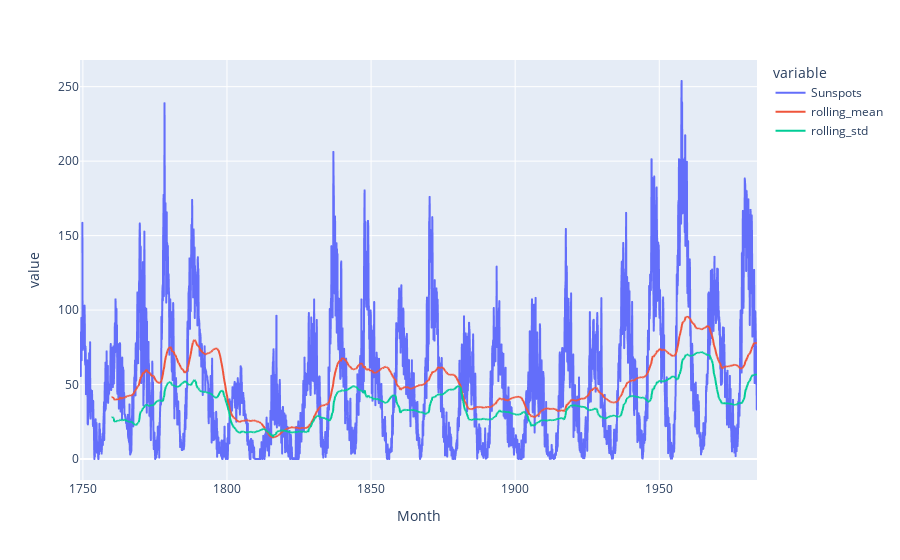

Notebook cell for this chart:
### Markdown cell above
### Plot the rolling mean and standard deviation on a multi-line chart along with the observed values.

### Code cell
px.line(rolling, "Month", "value", color="variable")

### Figure 1 — Plotly figure (JSON) as saved in the notebook; plotly's stock layout.template omitted (floating-point values rounded to 4 significant figures; data arrays with more than 128 entries replaced by an {"elided": "..."} marker saying what was removed)
{"data": [{"hovertemplate": "variable=Sunspots<br>Month=%{x}<br>value=%{y}<extra></extra>", "legendgroup": "Sunspots", "line": {"color": "#636efa", "dash": "solid"}, "mode": "lines", "name": "Sunspots", "showlegend": true, "type": "scattergl", "x": {"elided": "2820 str values"}, "xaxis": "x", "y": {"elided": "2820 float values"}, "yaxis": "y"}, {"hovertemplate": "variable=rolling_mean<br>Month=%{x}<br>value=%{y}<extra></extra>", "legendgroup": "rolling_mean", "line": {"color": "#EF553B", "dash": "solid"}, "mode": "lines", "name": "rolling_mean", "showlegend": true, "type": "scattergl", "x": {"elided": "2820 str values"}, "xaxis": "x", "y": {"elided": "2820 float values"}, "yaxis": "y"}, {"hovertemplate": "variable=rolling_std<br>Month=%{x}<br>value=%{y}<extra></extra>", "legendgroup": "rolling_std", "line": {"color": "#00cc96", "dash": "solid"}, "mode": "lines", "name": "rolling_std", "showlegend": true, "type": "scattergl", "x": {"elided": "2820 str values"}, "xaxis": "x", "y": {"elided": "2820 float values"}, "yaxis": "y"}], "layout": {"legend": {"title": {"text": "variable"}, "tracegroupgap": 0}, "margin": {"t": 60}, "xaxis": {"anchor": "y", "domain": [0, 1], "title": {"text": "Month"}}, "yaxis": {"anchor": "x", "domain": [0, 1], "title": {"text": "value"}}}}
